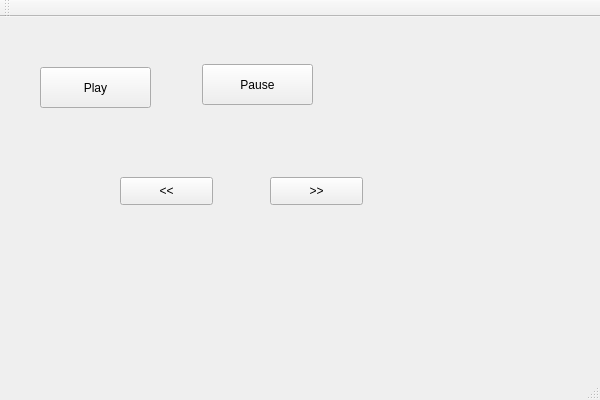
<?xml version="1.0" encoding="UTF-8"?>
<ui version="4.0">
 <class>AudioPlayerClass</class>
 <widget class="QMainWindow" name="AudioPlayerClass">
  <property name="geometry">
   <rect>
    <x>0</x>
    <y>0</y>
    <width>600</width>
    <height>400</height>
   </rect>
  </property>
  <property name="windowTitle">
   <string>AudioPlayer</string>
  </property>
  <widget class="QWidget" name="centralWidget">
   <widget class="QPushButton" name="Play">
    <property name="geometry">
     <rect>
      <x>40</x>
      <y>50</y>
      <width>111</width>
      <height>41</height>
     </rect>
    </property>
    <property name="text">
     <string>Play</string>
    </property>
   </widget>
   <widget class="QPushButton" name="Pause">
    <property name="geometry">
     <rect>
      <x>202</x>
      <y>47</y>
      <width>111</width>
      <height>41</height>
     </rect>
    </property>
    <property name="text">
     <string>Pause</string>
    </property>
   </widget>
   <widget class="QPushButton" name="Forward">
    <property name="geometry">
     <rect>
      <x>270</x>
      <y>160</y>
      <width>93</width>
      <height>28</height>
     </rect>
    </property>
    <property name="text">
     <string>&gt;&gt;</string>
    </property>
   </widget>
   <widget class="QPushButton" name="Back">
    <property name="geometry">
     <rect>
      <x>120</x>
      <y>160</y>
      <width>93</width>
      <height>28</height>
     </rect>
    </property>
    <property name="text">
     <string>&lt;&lt;</string>
    </property>
   </widget>
  </widget>
  <widget class="QMenuBar" name="menuBar">
   <property name="geometry">
    <rect>
     <x>0</x>
     <y>0</y>
     <width>600</width>
     <height>26</height>
    </rect>
   </property>
  </widget>
  <widget class="QToolBar" name="mainToolBar">
   <attribute name="toolBarArea">
    <enum>TopToolBarArea</enum>
   </attribute>
   <attribute name="toolBarBreak">
    <bool>false</bool>
   </attribute>
  </widget>
  <widget class="QStatusBar" name="statusBar"/>
 </widget>
 <layoutdefault spacing="6" margin="11"/>
 <resources>
  <include location="AudioPlayer.qrc"/>
 </resources>
 <connections>
  <connection>
   <sender>Play</sender>
   <signal>clicked()</signal>
   <receiver>AudioPlayerClass</receiver>
   <slot>play()</slot>
   <hints>
    <hint type="sourcelabel">
     <x>95</x>
     <y>110</y>
    </hint>
    <hint type="destinationlabel">
     <x>299</x>
     <y>199</y>
    </hint>
   </hints>
  </connection>
  <connection>
   <sender>Pause</sender>
   <signal>clicked()</signal>
   <receiver>AudioPlayerClass</receiver>
   <slot>pauseresume()</slot>
   <hints>
    <hint type="sourcelabel">
     <x>257</x>
     <y>107</y>
    </hint>
    <hint type="destinationlabel">
     <x>299</x>
     <y>199</y>
    </hint>
   </hints>
  </connection>
  <connection>
   <sender>Back</sender>
   <signal>clicked()</signal>
   <receiver>AudioPlayerClass</receiver>
   <slot>rewind()</slot>
   <hints>
    <hint type="sourcelabel">
     <x>166</x>
     <y>213</y>
    </hint>
    <hint type="destinationlabel">
     <x>299</x>
     <y>199</y>
    </hint>
   </hints>
  </connection>
  <connection>
   <sender>Forward</sender>
   <signal>clicked()</signal>
   <receiver>AudioPlayerClass</receiver>
   <slot>fastforward()</slot>
   <hints>
    <hint type="sourcelabel">
     <x>316</x>
     <y>213</y>
    </hint>
    <hint type="destinationlabel">
     <x>299</x>
     <y>199</y>
    </hint>
   </hints>
  </connection>
 </connections>
 <slots>
  <slot>play()</slot>
  <slot>pauseresume()</slot>
  <slot>rewind()</slot>
  <slot>fastforward()</slot>
 </slots>
</ui>
